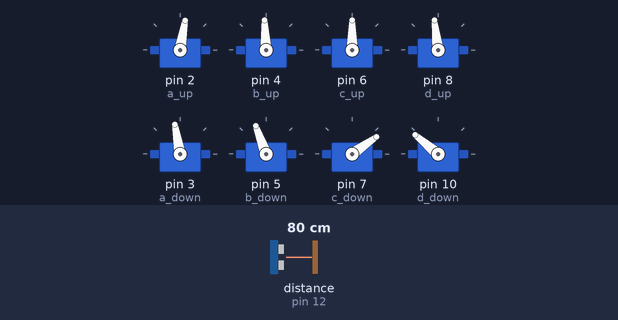
Bench run of a sketch on a simulated Arduino Uno, built with avr-gcc and run on an emulated ATmega328P. On the bench: 8 × servo. The test bench sets the inputs (shaded band); at power-on: distance to the obstacle (sensor on pin 12) 80 cm. The echo pulse lasts 58.3 µs per cm.

Above: at 7.79 s.
7.8 s: distance to the obstacle (sensor on pin 12) set to 12 cm
At 8.33 s:
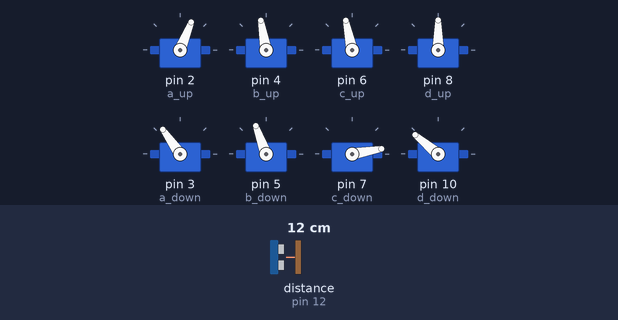
14.8 s: distance to the obstacle (sensor on pin 12) set to 9 cm
At 15.03 s:
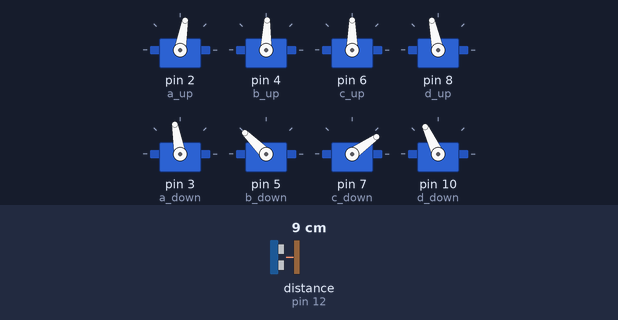
At 16.35 s:
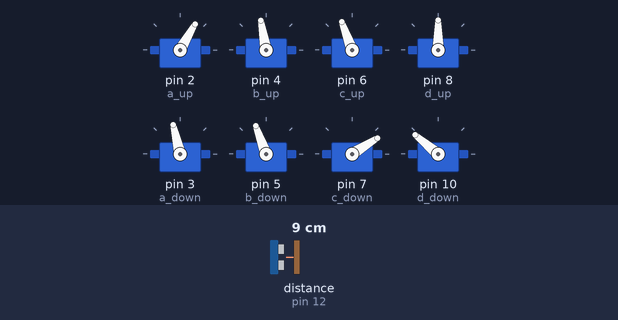
18.3 s: distance to the obstacle (sensor on pin 12) set to 18 cm
Timing chart, 0 to 77.8 s (numbered marks = the images above; inputs shaded):
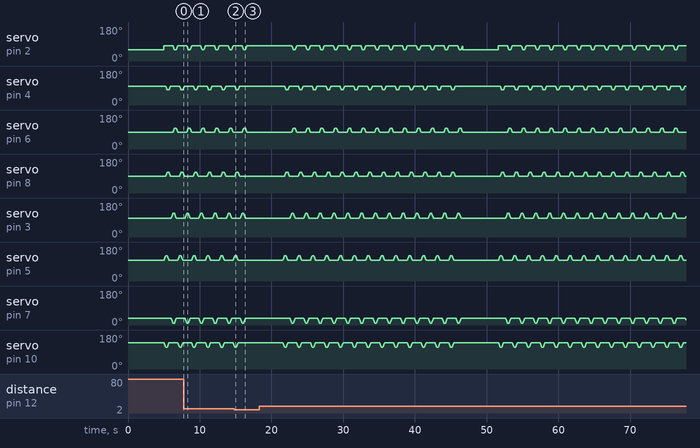

The sketch:

dog.ino
```cpp
// 4 LEGGED ROBOT (DOG)

#include<Servo.h>           //For servos
#include <NewPing.h>        //For ultrasonic sensor

#define trigPin 11             //Sensor initalisation
#define echoPin 12
NewPing sonar(trigPin, echoPin);
float duration, distance;

Servo a_up;                 //Motor initalisation
Servo b_up;
Servo c_up;
Servo d_up;
Servo a_down;
Servo b_down;
Servo c_down;
Servo d_down;

// BASE POSITIONS OF LEGS
int a_u = 80;
int b_u = 100;
int c_u = 90;
int d_u = 90;
int a_d = 100;
int b_d = 110;
int c_d = 35;
int d_d = 140;

void setup() {
  a_up.attach(2);
  b_up.attach(4);
  c_up.attach(6);
  d_up.attach(8);
  a_down.attach(3);
  b_down.attach(5);
  c_down.attach(7);
  d_down.attach(10);
}

//THE DOG STANDS STILL WHEN THIS FUNCTION IS RUNNING
int stand() {
  int a_u = 60;
  int b_u = 100;
  int c_u = 90;
  int d_u = 90;
  int a_d = 100;
  int b_d = 110;
  int c_d = 35;
  int d_d = 140;
  a_up.write(a_u);
  b_up.write(b_u);
  c_up.write(c_u);
  d_up.write(d_u);
  a_down.write(a_d);
  b_down.write(b_d);
  c_down.write(c_d);
  d_down.write(d_d);
}

// THE DOG STARTS TO GO FRONT WHEN THIS FUNCTION IS RUNNING
int walk(int x) {
  int a_u = 80;
  int b_u = 100;
  int c_u = 90;
  int d_u = 90;
  int a_d = 100;
  int b_d = 110;
  int c_d = 35;
  int d_d = 140;
  int steps, i;
  a_up.write(a_u);
  b_up.write(b_u);
  c_up.write(c_u);
  d_up.write(d_u);
  a_down.write(a_d);
  b_down.write(b_d);
  c_down.write(c_d);
  d_down.write(d_d);

  for (steps = 1; steps <= x; steps++)
  {
    duration = sonar.ping();
    distance = (duration / 2) * 0.0343;
    if (distance > 10 )           // CONDITION CHECK
    {
      //LEFT front
      for ( i = 0; i < 25; i++)
      {
        d_d = d_d - 1;
        b_d = b_d + 1;
        d_down.write(d_d);
        b_down.write(b_d);
        delay(10);
      }
      for (i = 0; i < 20; i++)
      {
        d_u = d_u + 1;
        b_u = b_u - 1;
        d_up.write(d_u);
        b_up.write(b_u);
        delay(10);
      }
      for (i = 0; i < 25; i++)
      {
        d_d = d_d + 1;
        b_d = b_d - 1;
        d_down.write(d_d);
        b_down.write(b_d);
        delay(10);
      }

      for (i = 0; i < 20; i++)
      {
        d_u = d_u - 1;
        b_u = b_u + 1;
        d_up.write(d_u);
        b_up.write(b_u);
        delay(10);
      }
      delay(100);

      // RIGHT front
      for ( i = 0; i < 25; i++)
      {

        a_d = a_d + 1;
        c_d = c_d - 1;
        a_down.write(a_d);
        c_down.write(c_d);
        delay(10);
      }

      for (i = 0; i < 20; i++)
      {
        a_u = a_u - 1;
        c_u = c_u + 1;
        a_up.write(a_u);
        c_up.write(c_u);
        delay(10);
      }

      for (i = 0; i < 25; i++)
      {
        a_d = a_d - 1;
        c_d = c_d + 1;
        a_down.write(a_d);
        c_down.write(c_d);
        delay(10);
      }

      for (i = 0; i < 20; i++)
      {
        a_u = a_u + 1;
        c_u = c_u - 1;
        a_up.write(a_u);
        c_up.write(c_u);
        delay(10);
      }
    }
    else
    {
      delay(5000);
    }
  }
}


void loop() {
  stand();
  delay(5000);
  walk(20);      // WALK  20 STEPS
}
```

Measured:
- the behaviour switches between 11 and 10 cm on distance to the obstacle (sensor on pin 12) (found by bisection; images 1 and 2)
- after the input at 14.8 s, servo on pin 6 (c_up): goes on until 16.6 s, then stays 90°; servo on pin 8 (d_up): goes on until 15.6 s, then stays 90°; servo on pin 3 (a_down): goes on until 16.4 s, then stays 100°; servo on pin 5 (b_down): goes on until 15.4 s, then stays 110°
- by itself, servo on pin 6 (c_up): rises from 90° to 110° in 0.18 s, then falls to 90° in 0.47 s
- by itself, servo on pin 3 (a_down): rises from 100° to 125° in 0.24 s, then falls to 100° in 0.47 s
